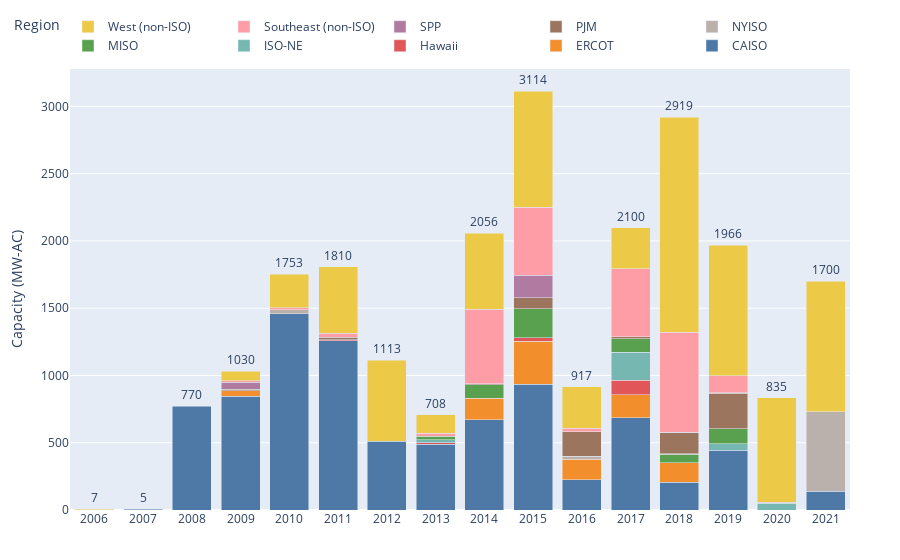

Notebook source saved alongside this figure:
### Markdown cell above
It worked! The only thing is the colors are not in the same order as the Tableau dashboard, but at this point I think I'm done plotting for the day.

### Code cell
plot([bar(
    subdf,
    x=:ppa_year,
    y=:capacity_mw_sum,
    color=:region_categorical,
    mode="markers",
    marker_color = mycolorpal[subdf[1, :region_categorical]],
    name=subdf[1, :region_categorical],
    text=:capacity_sum,
    textposition="outside",

)
for subdf in groupby(ppa_capacity_all, :region_categorical)
],
Layout(
        barmode="stack",
        yaxis_title="Capacity (MW-AC)",
        legend_title_text="Region",
        legend_orientation="h",
        legend_x=.9,
        legend_y=1.02,
        legend_xanchor="right",
        legend_yanchor="bottom",
        xaxis_tickvals=[
            2006, 2007, 2008, 2009, 2010, 2011, 2012, 2013,
            2014, 2015, 2016, 2017, 2018, 2019, 2020, 2021, 2022]
        ))

### Figure 1 — Plotly figure (JSON) as saved in the notebook; plotly's stock layout.template omitted (floating-point values rounded to 4 significant figures)
{"data": [{"color": ["CAISO", "CAISO", "CAISO", "CAISO", "CAISO", "CAISO", "CAISO", "CAISO", "CAISO", "CAISO", "CAISO", "CAISO", "CAISO", "CAISO"], "marker": {"color": "#4E79A7"}, "mode": "markers", "name": "CAISO", "text": [5, 770, null, null, null, null, null, null, null, null, null, null, null, null], "textposition": "outside", "type": "bar", "x": [2007, 2008, 2009, 2010, 2011, 2012, 2013, 2014, 2015, 2016, 2017, 2018, 2019, 2021], "y": [5, 770, 844, 1457.0, 1259, 512.8, 489.3, 672.4, 935.4, 226, 686.8, 206.7, 444, 140]}, {"color": ["ERCOT", "ERCOT", "ERCOT", "ERCOT", "ERCOT", "ERCOT"], "marker": {"color": "#F28E2B"}, "mode": "markers", "name": "ERCOT", "text": [null, null, null, null, null, null], "textposition": "outside", "type": "bar", "x": [2009, 2014, 2015, 2016, 2017, 2018], "y": [44, 157.5, 318.5, 150, 170, 144]}, {"color": ["Hawaii", "Hawaii", "Hawaii", "Hawaii"], "marker": {"color": "#E15759"}, "mode": "markers", "name": "Hawaii", "text": [null, null, null, null], "textposition": "outside", "type": "bar", "x": [2011, 2013, 2015, 2017], "y": [6, 12, 27.6, 109.6]}, {"color": ["ISO-NE", "ISO-NE", "ISO-NE", "ISO-NE"], "marker": {"color": "#76B7B2"}, "mode": "markers", "name": "ISO-NE", "text": [null, null, null, null], "textposition": "outside", "type": "bar", "x": [2013, 2017, 2019, 2020], "y": [20, 206.1, 50, 50]}, {"color": ["MISO", "MISO", "MISO", "MISO", "MISO", "MISO"], "marker": {"color": "#59A14F"}, "mode": "markers", "name": "MISO", "text": [null, null, null, null, null, null], "textposition": "outside", "type": "bar", "x": [2013, 2014, 2015, 2017, 2018, 2019], "y": [28.8, 100, 215.2, 100, 60.5, 109.3]}, {"color": ["NYISO", "NYISO", "NYISO", "NYISO"], "marker": {"color": "#BAB0AC"}, "mode": "markers", "name": "NYISO", "text": [null, null, null, null], "textposition": "outside", "type": "bar", "x": [2010, 2016, 2018, 2021], "y": [32, 24.9, 6.3, 590]}, {"color": ["PJM", "PJM", "PJM", "PJM", "PJM", "PJM", "PJM", "PJM"], "marker": {"color": "#9C755F"}, "mode": "markers", "name": "PJM", "text": [null, null, null, null, null, null, null, null], "textposition": "outside", "type": "bar", "x": [2009, 2011, 2014, 2015, 2016, 2017, 2018, 2019], "y": [10.08, 20, 10.3, 80, 180, 16.8, 156, 265.5]}, {"color": ["SPP", "SPP", "SPP", "SPP"], "marker": {"color": "#B07AA1"}, "mode": "markers", "name": "SPP", "text": [null, null, null, null], "textposition": "outside", "type": "bar", "x": [2009, 2015, 2018, 2019], "y": [50, 168.6, 5.681, 4.6]}, {"color": ["Southeast (non-ISO)", "Southeast (non-ISO)", "Southeast (non-ISO)", "Southeast (non-ISO)", "Southeast (non-ISO)", "Southeast (non-ISO)", "Southeast (non-ISO)", "Southeast (non-ISO)", "Southeast (non-ISO)", "Southeast (non-ISO)", "Southeast (non-ISO)"], "marker": {"color": "#FF9DA7"}, "mode": "markers", "name": "Southeast (non-ISO)", "text": [null, null, null, null, null, null, null, null, null, null, null], "textposition": "outside", "type": "bar", "x": [2009, 2010, 2011, 2013, 2014, 2015, 2016, 2017, 2018, 2019, 2020], "y": [12.6, 13.15, 30, 20, 551.8, 503.6, 28.56, 504.7, 741, 125, 7.5]}, {"color": ["West (non-ISO)", "West (non-ISO)", "West (non-ISO)", "West (non-ISO)", "West (non-ISO)", "West (non-ISO)", "West (non-ISO)", "West (non-ISO)", "West (non-ISO)", "West (non-ISO)", "West (non-ISO)", "West (non-ISO)", "West (non-ISO)", "West (non-ISO)"], "marker": {"color": "#EDC948"}, "mode": "markers", "name": "West (non-ISO)", "text": [7, 1030, 1753, 1810, 1113, 708, 2056, 3114, 917, 2100, 2919, 1966, 835, 1700], "textposition": "outside", "type": "bar", "x": [2006, 2009, 2010, 2011, 2012, 2013, 2014, 2015, 2016, 2017, 2018, 2019, 2020, 2021], "y": [7, 69, 251, 495, 600, 138, 564.4, 865.5, 307.8, 306, 1599, 968, 777.9, 970]}], "layout": {"barmode": "stack", "legend": {"orientation": "h", "title": {"text": "Region"}, "x": 0.9, "xanchor": "right", "y": 1.02, "yanchor": "bottom"}, "margin": {"b": 50, "l": 50, "r": 50, "t": 60}, "xaxis": {"tickvals": [2006, 2007, 2008, 2009, 2010, 2011, 2012, 2013, 2014, 2015, 2016, 2017, 2018, 2019, 2020, 2021, 2022]}, "yaxis": {"title": {"text": "Capacity (MW-AC)"}}}}
